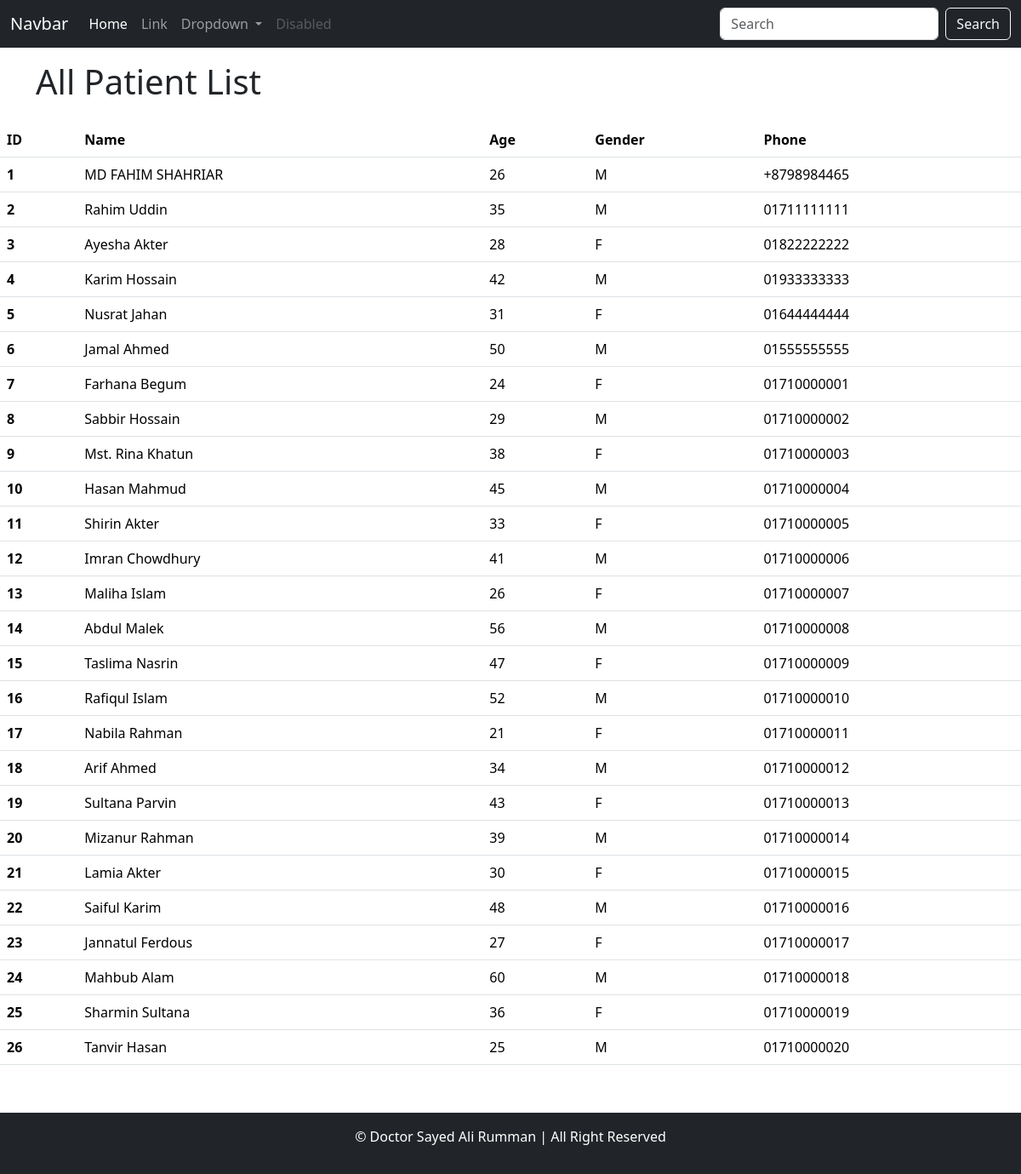
The app's page /core/patient/list/ (signed in) with its own data.
### core/models.py (models this page shows, shortened)
class Patient(models.Model):
    GENDER_CHOICES = (('M', 'Male'), ('F', 'Female'))
    name = models.CharField(max_length=100)
    gender = models.CharField(max_length=1, choices=GENDER_CHOICES)
    age = models.IntegerField(max_length=3)
    address = models.TextField()
    phone = models.CharField(max_length=15)
    created_by = models.ForeignKey(settings.AUTH_USER_MODEL, on_delete=models.SET_NULL, null=True)
    created_at = models.DateTimeField(auto_now_add=True)
    updated_at = models.DateTimeField(auto_now_add=True)

### core/views.py (the view)
# urls.py: path('patient/list/', views.patient_list, name='patient_list'),
def patient_list(request):
    patients = models.Patient.objects.all()
    return render(request, 'core/patient_list.html', {'patients' : patients})

### core/templates/core/patient_list.html
{% extends "base.html" %}
{% block content %}
    <h1 class="py-3 container">All Patient List</h1>
    <table class="table">
        <thead>
            <tr>
            <th scope="col">ID</th>
            <th scope="col">Name</th>
            <th scope="col">Age</th>
            <th scope="col">Gender</th>
            <th scope="col">Phone</th>
            </tr>
        </thead>
        <tbody>
        {% for patient in patients %}
            <tr>
            <th scope="row">{{ patient.id }}</th>
            <td>{{ patient.name }}</td>
            <td>{{ patient.age }}</td>
            <td>{{ patient.gender }}</td>
            <td>{{ patient.phone }}</td>
            </tr>
        {% endfor %}
        </tbody>
        </table>
{% endblock content %}

### records on screen
Patient: id "1", name "MD FAHIM SHAHRIAR", age "26", gender "M", phone "+8798984465"
Patient: id "2", name "Rahim Uddin", age "35", gender "M", phone "01711111111"
Patient: id "3", name "Ayesha Akter", age "28", gender "F", phone "01822222222"
Patient: id "4", name "Karim Hossain", age "42", gender "M", phone "01933333333"
Patient: id "5", name "Nusrat Jahan", age "31", gender "F", phone "01644444444"
Patient: id "6", name "Jamal Ahmed", age "50", gender "M", phone "01555555555"
Patient: id "7", name "Farhana Begum", age "24", gender "F", phone "01710000001"
Patient: id "8", name "Sabbir Hossain", age "29", gender "M", phone "01710000002"
Patient: id "9", name "Mst. Rina Khatun", age "38", gender "F", phone "01710000003"
Patient: id "10", name "Hasan Mahmud", age "45", gender "M", phone "01710000004"
Patient: id "11", name "Shirin Akter", age "33", gender "F", phone "01710000005"
Patient: id "12", name "Imran Chowdhury", age "41", gender "M", phone "01710000006"
Patient: id "13", name "Maliha Islam", age "26", gender "F", phone "01710000007"
Patient: id "14", name "Abdul Malek", age "56", gender "M", phone "01710000008"
Patient: id "15", name "Taslima Nasrin", age "47", gender "F", phone "01710000009"
Patient: id "16", name "Rafiqul Islam", age "52", gender "M", phone "01710000010"
Patient: id "17", name "Nabila Rahman", age "21", gender "F", phone "01710000011"
Patient: id "18", name "Arif Ahmed", age "34", gender "M", phone "01710000012"
Patient: id "19", name "Sultana Parvin", age "43", gender "F", phone "01710000013"
Patient: id "20", name "Mizanur Rahman", age "39", gender "M", phone "01710000014"
Patient: id "21", name "Lamia Akter", age "30", gender "F", phone "01710000015"
Patient: id "22", name "Saiful Karim", age "48", gender "M", phone "01710000016"
Patient: id "23", name "Jannatul Ferdous", age "27", gender "F", phone "01710000017"
Patient: id "24", name "Mahbub Alam", age "60", gender "M", phone "01710000018"
Patient: id "25", name "Sharmin Sultana", age "36", gender "F", phone "01710000019"
Patient: id "26", name "Tanvir Hasan", age "25", gender "M", phone "01710000020"
